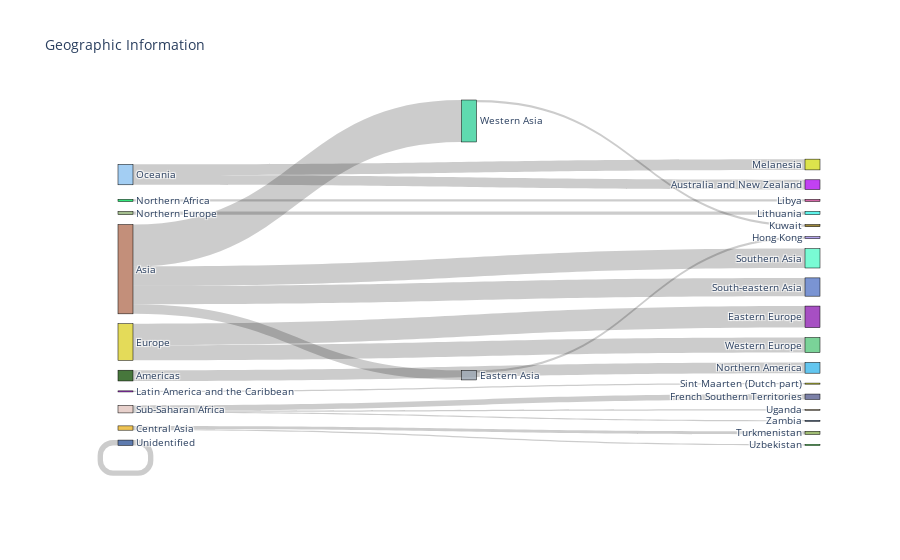

Notebook source saved alongside this figure:
### Markdown cell above
- Sankey viz:

### Code cell
import plotly.graph_objects as go

# override gray link colors with 'source' colors
opacity = 0.4
# change 'magenta' to its 'rgba' value to add opacity

fig = go.Figure(data=[go.Sankey(
    valueformat = ".0f",
    valuesuffix = "Pub",
    # Define nodes
    node = dict(
      pad = 5,
      thickness = 15,
      line = dict(color = "black", width = 0.5),
      label =  list(dict_code_nodes.keys()),
      color =  colors_nodes
    ),
    # Add links
    link = dict(
      source =  df_links['source'].to_list(),
      target =  df_links['target'].to_list(),
      value =  df_links['value'].to_list()
))])

fig.update_layout(title_text="Geographic Information",
                  font_size=10)
fig.show()

### Figure 1 — Plotly figure (JSON) as saved in the notebook; plotly's stock layout.template omitted (floating-point values rounded to 4 significant figures)
{"data": [{"link": {"source": [0, 1, 6, 24, 1, 17, 1, 17, 6, 1, 26, 21, 4, 21, 3, 16, 3, 14, 21, 10], "target": [15, 26, 27, 24, 4, 13, 20, 2, 5, 19, 9, 28, 8, 23, 25, 12, 22, 11, 7, 18], "value": [10, 39, 14, 5, 9, 10, 18, 9, 20, 17, 2, 1, 2, 1, 1, 3, 3, 2, 5, 1]}, "node": {"color": ["rgba(25,85,12, 0.8)", "rgba(180,115,89, 0.8)", "rgba(178,18,239, 0.8)", "rgba(234,181,42, 0.8)", "rgba(153,164,177, 0.8)", "rgba(145,35,180, 0.8)", "rgba(222,211,48, 0.8)", "rgba(91,97,146, 0.8)", "rgba(161,139,232, 0.8)", "rgba(132,106,9, 0.8)", "rgba(168,7,231, 0.8)", "rgba(200,65,146, 0.8)", "rgba(54,240,229, 0.8)", "rgba(212,221,32, 0.8)", "rgba(1,226,90, 0.8)", "rgba(60,184,235, 0.8)", "rgba(143,175,115, 0.8)", "rgba(141,194,240, 0.8)", "rgba(204,213,0, 0.8)", "rgba(89,122,200, 0.8)", "rgba(88,251,202, 0.8)", "rgba(227,198,192, 0.8)", "rgba(135,172,81, 0.8)", "rgba(215,196,154, 0.8)", "rgba(54,90,156, 0.8)", "rgba(40,241,51, 0.8)", "rgba(55,209,156, 0.8)", "rgba(89,201,127, 0.8)", "rgba(64,103,152, 0.8)"], "label": ["Americas", "Asia", "Australia and New Zealand", "Central Asia", "Eastern Asia", "Eastern Europe", "Europe", "French Southern Territories", "Hong Kong", "Kuwait", "Latin America and the Caribbean", "Libya", "Lithuania", "Melanesia", "Northern Africa", "Northern America", "Northern Europe", "Oceania", "Sint Maarten (Dutch part)", "South-eastern Asia", "Southern Asia", "Sub-Saharan Africa", "Turkmenistan", "Uganda", "Unidentified", "Uzbekistan", "Western Asia", "Western Europe", "Zambia"], "line": {"color": "black", "width": 0.5}, "pad": 5, "thickness": 15}, "type": "sankey", "valueformat": ".0f", "valuesuffix": "Pub"}], "layout": {"font": {"size": 10}, "title": {"text": "Geographic Information"}}}
